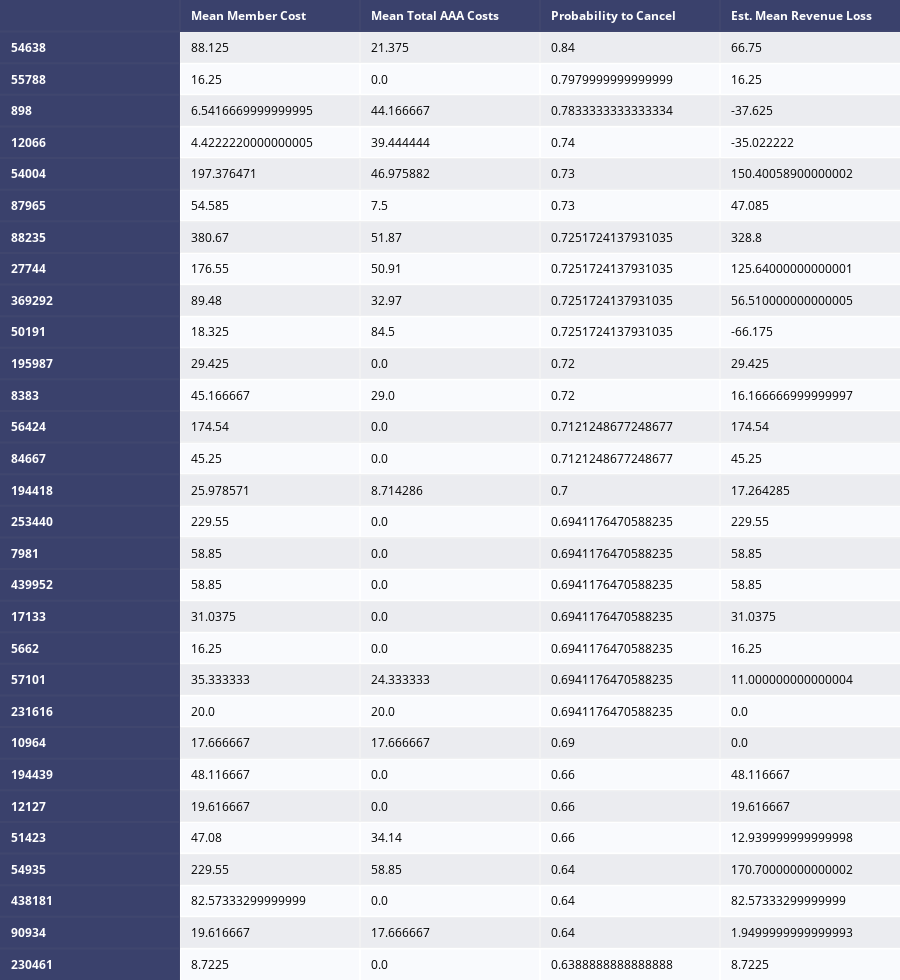

Write notebook code for a chart like this one.
### Code cell
top_members.rename(columns={"mean_total_member_cost": "Mean Member Cost", 'mean_total_cost':'Mean Total AAA Costs', 
                            'will_cancel_prob': "Probability to Cancel", 'mean_estimated_revenue': 'Est. Mean Revenue Loss'
                           },inplace=True)
top_members.drop(columns=['membership_id', 'member_status'], inplace=True)
fig = ff.create_table(top_members, height_constant=30, index=True)
fig.write_image('./model_pics/cancel/'+'aaa_cancel_top_member_to_cancel.png')
py.iplot(fig)

### Figure 1 — Plotly figure (JSON) as saved in the notebook; plotly's stock layout.template omitted (floating-point values rounded to 4 significant figures; data arrays with more than 128 entries replaced by an {"elided": "..."} marker saying what was removed)
{"data": [{"colorscale": [[0, "#00083e"], [0.5, "#ededee"], [1, "#ffffff"]], "hoverinfo": "none", "opacity": 0.75, "showscale": false, "type": "heatmap", "z": {"elided": "31x5 float values"}}], "layout": {"annotations": [{"align": "left", "font": {"color": "#ffffff"}, "showarrow": false, "text": "<b></b>", "x": -0.45, "xanchor": "left", "xref": "x", "y": 0, "yref": "y"}, {"align": "left", "font": {"color": "#ffffff"}, "showarrow": false, "text": "<b>Mean Member Cost</b>", "x": 0.55, "xanchor": "left", "xref": "x", "y": 0, "yref": "y"}, {"align": "left", "font": {"color": "#ffffff"}, "showarrow": false, "text": "<b>Mean Total AAA Costs</b>", "x": 1.55, "xanchor": "left", "xref": "x", "y": 0, "yref": "y"}, {"align": "left", "font": {"color": "#ffffff"}, "showarrow": false, "text": "<b>Probability to Cancel</b>", "x": 2.55, "xanchor": "left", "xref": "x", "y": 0, "yref": "y"}, {"align": "left", "font": {"color": "#ffffff"}, "showarrow": false, "text": "<b>Est. Mean Revenue Loss</b>", "x": 3.55, "xanchor": "left", "xref": "x", "y": 0, "yref": "y"}, {"align": "left", "font": {"color": "#ffffff"}, "showarrow": false, "text": "<b>54638</b>", "x": -0.45, "xanchor": "left", "xref": "x", "y": 1, "yref": "y"}, {"align": "left", "font": {"color": "#000000"}, "showarrow": false, "text": "88.125", "x": 0.55, "xanchor": "left", "xref": "x", "y": 1, "yref": "y"}, {"align": "left", "font": {"color": "#000000"}, "showarrow": false, "text": "21.375", "x": 1.55, "xanchor": "left", "xref": "x", "y": 1, "yref": "y"}, {"align": "left", "font": {"color": "#000000"}, "showarrow": false, "text": "0.84", "x": 2.55, "xanchor": "left", "xref": "x", "y": 1, "yref": "y"}, {"align": "left", "font": {"color": "#000000"}, "showarrow": false, "text": "66.75", "x": 3.55, "xanchor": "left", "xref": "x", "y": 1, "yref": "y"}, {"align": "left", "font": {"color": "#ffffff"}, "showarrow": false, "text": "<b>55788</b>", "x": -0.45, "xanchor": "left", "xref": "x", "y": 2, "yref": "y"}, {"align": "left", "font": {"color": "#000000"}, "showarrow": false, "text": "16.25", "x": 0.55, "xanchor": "left", "xref": "x", "y": 2, "yref": "y"}, {"align": "left", "font": {"color": "#000000"}, "showarrow": false, "text": "0.0", "x": 1.55, "xanchor": "left", "xref": "x", "y": 2, "yref": "y"}, {"align": "left", "font": {"color": "#000000"}, "showarrow": false, "text": "0.7979999999999999", "x": 2.55, "xanchor": "left", "xref": "x", "y": 2, "yref": "y"}, {"align": "left", "font": {"color": "#000000"}, "showarrow": false, "text": "16.25", "x": 3.55, "xanchor": "left", "xref": "x", "y": 2, "yref": "y"}, {"align": "left", "font": {"color": "#ffffff"}, "showarrow": false, "text": "<b>898</b>", "x": -0.45, "xanchor": "left", "xref": "x", "y": 3, "yref": "y"}, {"align": "left", "font": {"color": "#000000"}, "showarrow": false, "text": "6.5416669999999995", "x": 0.55, "xanchor": "left", "xref": "x", "y": 3, "yref": "y"}, {"align": "left", "font": {"color": "#000000"}, "showarrow": false, "text": "44.166667", "x": 1.55, "xanchor": "left", "xref": "x", "y": 3, "yref": "y"}, {"align": "left", "font": {"color": "#000000"}, "showarrow": false, "text": "0.7833333333333334", "x": 2.55, "xanchor": "left", "xref": "x", "y": 3, "yref": "y"}, {"align": "left", "font": {"color": "#000000"}, "showarrow": false, "text": "-37.625", "x": 3.55, "xanchor": "left", "xref": "x", "y": 3, "yref": "y"}, {"align": "left", "font": {"color": "#ffffff"}, "showarrow": false, "text": "<b>12066</b>", "x": -0.45, "xanchor": "left", "xref": "x", "y": 4, "yref": "y"}, {"align": "left", "font": {"color": "#000000"}, "showarrow": false, "text": "4.4222220000000005", "x": 0.55, "xanchor": "left", "xref": "x", "y": 4, "yref": "y"}, {"align": "left", "font": {"color": "#000000"}, "showarrow": false, "text": "39.444444", "x": 1.55, "xanchor": "left", "xref": "x", "y": 4, "yref": "y"}, {"align": "left", "font": {"color": "#000000"}, "showarrow": false, "text": "0.74", "x": 2.55, "xanchor": "left", "xref": "x", "y": 4, "yref": "y"}, {"align": "left", "font": {"color": "#000000"}, "showarrow": false, "text": "-35.022222", "x": 3.55, "xanchor": "left", "xref": "x", "y": 4, "yref": "y"}, {"align": "left", "font": {"color": "#ffffff"}, "showarrow": false, "text": "<b>54004</b>", "x": -0.45, "xanchor": "left", "xref": "x", "y": 5, "yref": "y"}, {"align": "left", "font": {"color": "#000000"}, "showarrow": false, "text": "197.376471", "x": 0.55, "xanchor": "left", "xref": "x", "y": 5, "yref": "y"}, {"align": "left", "font": {"color": "#000000"}, "showarrow": false, "text": "46.975882", "x": 1.55, "xanchor": "left", "xref": "x", "y": 5, "yref": "y"}, {"align": "left", "font": {"color": "#000000"}, "showarrow": false, "text": "0.73", "x": 2.55, "xanchor": "left", "xref": "x", "y": 5, "yref": "y"}, {"align": "left", "font": {"color": "#000000"}, "showarrow": false, "text": "150.40058900000002", "x": 3.55, "xanchor": "left", "xref": "x", "y": 5, "yref": "y"}, {"align": "left", "font": {"color": "#ffffff"}, "showarrow": false, "text": "<b>87965</b>", "x": -0.45, "xanchor": "left", "xref": "x", "y": 6, "yref": "y"}, {"align": "left", "font": {"color": "#000000"}, "showarrow": false, "text": "54.585", "x": 0.55, "xanchor": "left", "xref": "x", "y": 6, "yref": "y"}, {"align": "left", "font": {"color": "#000000"}, "showarrow": false, "text": "7.5", "x": 1.55, "xanchor": "left", "xref": "x", "y": 6, "yref": "y"}, {"align": "left", "font": {"color": "#000000"}, "showarrow": false, "text": "0.73", "x": 2.55, "xanchor": "left", "xref": "x", "y": 6, "yref": "y"}, {"align": "left", "font": {"color": "#000000"}, "showarrow": false, "text": "47.085", "x": 3.55, "xanchor": "left", "xref": "x", "y": 6, "yref": "y"}, {"align": "left", "font": {"color": "#ffffff"}, "showarrow": false, "text": "<b>88235</b>", "x": -0.45, "xanchor": "left", "xref": "x", "y": 7, "yref": "y"}, {"align": "left", "font": {"color": "#000000"}, "showarrow": false, "text": "380.67", "x": 0.55, "xanchor": "left", "xref": "x", "y": 7, "yref": "y"}, {"align": "left", "font": {"color": "#000000"}, "showarrow": false, "text": "51.87", "x": 1.55, "xanchor": "left", "xref": "x", "y": 7, "yref": "y"}, {"align": "left", "font": {"color": "#000000"}, "showarrow": false, "text": "0.7251724137931035", "x": 2.55, "xanchor": "left", "xref": "x", "y": 7, "yref": "y"}, {"align": "left", "font": {"color": "#000000"}, "showarrow": false, "text": "328.8", "x": 3.55, "xanchor": "left", "xref": "x", "y": 7, "yref": "y"}, {"align": "left", "font": {"color": "#ffffff"}, "showarrow": false, "text": "<b>27744</b>", "x": -0.45, "xanchor": "left", "xref": "x", "y": 8, "yref": "y"}, {"align": "left", "font": {"color": "#000000"}, "showarrow": false, "text": "176.55", "x": 0.55, "xanchor": "left", "xref": "x", "y": 8, "yref": "y"}, {"align": "left", "font": {"color": "#000000"}, "showarrow": false, "text": "50.91", "x": 1.55, "xanchor": "left", "xref": "x", "y": 8, "yref": "y"}, {"align": "left", "font": {"color": "#000000"}, "showarrow": false, "text": "0.7251724137931035", "x": 2.55, "xanchor": "left", "xref": "x", "y": 8, "yref": "y"}, {"align": "left", "font": {"color": "#000000"}, "showarrow": false, "text": "125.64000000000001", "x": 3.55, "xanchor": "left", "xref": "x", "y": 8, "yref": "y"}, {"align": "left", "font": {"color": "#ffffff"}, "showarrow": false, "text": "<b>369292</b>", "x": -0.45, "xanchor": "left", "xref": "x", "y": 9, "yref": "y"}, {"align": "left", "font": {"color": "#000000"}, "showarrow": false, "text": "89.48", "x": 0.55, "xanchor": "left", "xref": "x", "y": 9, "yref": "y"}, {"align": "left", "font": {"color": "#000000"}, "showarrow": false, "text": "32.97", "x": 1.55, "xanchor": "left", "xref": "x", "y": 9, "yref": "y"}, {"align": "left", "font": {"color": "#000000"}, "showarrow": false, "text": "0.7251724137931035", "x": 2.55, "xanchor": "left", "xref": "x", "y": 9, "yref": "y"}, {"align": "left", "font": {"color": "#000000"}, "showarrow": false, "text": "56.510000000000005", "x": 3.55, "xanchor": "left", "xref": "x", "y": 9, "yref": "y"}, {"align": "left", "font": {"color": "#ffffff"}, "showarrow": false, "text": "<b>50191</b>", "x": -0.45, "xanchor": "left", "xref": "x", "y": 10, "yref": "y"}, {"align": "left", "font": {"color": "#000000"}, "showarrow": false, "text": "18.325", "x": 0.55, "xanchor": "left", "xref": "x", "y": 10, "yref": "y"}, {"align": "left", "font": {"color": "#000000"}, "showarrow": false, "text": "84.5", "x": 1.55, "xanchor": "left", "xref": "x", "y": 10, "yref": "y"}, {"align": "left", "font": {"color": "#000000"}, "showarrow": false, "text": "0.7251724137931035", "x": 2.55, "xanchor": "left", "xref": "x", "y": 10, "yref": "y"}, {"align": "left", "font": {"color": "#000000"}, "showarrow": false, "text": "-66.175", "x": 3.55, "xanchor": "left", "xref": "x", "y": 10, "yref": "y"}, {"align": "left", "font": {"color": "#ffffff"}, "showarrow": false, "text": "<b>195987</b>", "x": -0.45, "xanchor": "left", "xref": "x", "y": 11, "yref": "y"}, {"align": "left", "font": {"color": "#000000"}, "showarrow": false, "text": "29.425", "x": 0.55, "xanchor": "left", "xref": "x", "y": 11, "yref": "y"}, {"align": "left", "font": {"color": "#000000"}, "showarrow": false, "text": "0.0", "x": 1.55, "xanchor": "left", "xref": "x", "y": 11, "yref": "y"}, {"align": "left", "font": {"color": "#000000"}, "showarrow": false, "text": "0.72", "x": 2.55, "xanchor": "left", "xref": "x", "y": 11, "yref": "y"}, {"align": "left", "font": {"color": "#000000"}, "showarrow": false, "text": "29.425", "x": 3.55, "xanchor": "left", "xref": "x", "y": 11, "yref": "y"}, {"align": "left", "font": {"color": "#ffffff"}, "showarrow": false, "text": "<b>8383</b>", "x": -0.45, "xanchor": "left", "xref": "x", "y": 12, "yref": "y"}, {"align": "left", "font": {"color": "#000000"}, "showarrow": false, "text": "45.166667", "x": 0.55, "xanchor": "left", "xref": "x", "y": 12, "yref": "y"}, {"align": "left", "font": {"color": "#000000"}, "showarrow": false, "text": "29.0", "x": 1.55, "xanchor": "left", "xref": "x", "y": 12, "yref": "y"}, {"align": "left", "font": {"color": "#000000"}, "showarrow": false, "text": "0.72", "x": 2.55, "xanchor": "left", "xref": "x", "y": 12, "yref": "y"}, {"align": "left", "font": {"color": "#000000"}, "showarrow": false, "text": "16.166666999999997", "x": 3.55, "xanchor": "left", "xref": "x", "y": 12, "yref": "y"}, {"align": "left", "font": {"color": "#ffffff"}, "showarrow": false, "text": "<b>56424</b>", "x": -0.45, "xanchor": "left", "xref": "x", "y": 13, "yref": "y"}, {"align": "left", "font": {"color": "#000000"}, "showarrow": false, "text": "174.54", "x": 0.55, "xanchor": "left", "xref": "x", "y": 13, "yref": "y"}, {"align": "left", "font": {"color": "#000000"}, "showarrow": false, "text": "0.0", "x": 1.55, "xanchor": "left", "xref": "x", "y": 13, "yref": "y"}, {"align": "left", "font": {"color": "#000000"}, "showarrow": false, "text": "0.7121248677248677", "x": 2.55, "xanchor": "left", "xref": "x", "y": 13, "yref": "y"}, {"align": "left", "font": {"color": "#000000"}, "showarrow": false, "text": "174.54", "x": 3.55, "xanchor": "left", "xref": "x", "y": 13, "yref": "y"}, {"align": "left", "font": {"color": "#ffffff"}, "showarrow": false, "text": "<b>84667</b>", "x": -0.45, "xanchor": "left", "xref": "x", "y": 14, "yref": "y"}, {"align": "left", "font": {"color": "#000000"}, "showarrow": false, "text": "45.25", "x": 0.55, "xanchor": "left", "xref": "x", "y": 14, "yref": "y"}, {"align": "left", "font": {"color": "#000000"}, "showarrow": false, "text": "0.0", "x": 1.55, "xanchor": "left", "xref": "x", "y": 14, "yref": "y"}, {"align": "left", "font": {"color": "#000000"}, "showarrow": false, "text": "0.7121248677248677", "x": 2.55, "xanchor": "left", "xref": "x", "y": 14, "yref": "y"}, {"align": "left", "font": {"color": "#000000"}, "showarrow": false, "text": "45.25", "x": 3.55, "xanchor": "left", "xref": "x", "y": 14, "yref": "y"}, {"align": "left", "font": {"color": "#ffffff"}, "showarrow": false, "text": "<b>194418</b>", "x": -0.45, "xanchor": "left", "xref": "x", "y": 15, "yref": "y"}, {"align": "left", "font": {"color": "#000000"}, "showarrow": false, "text": "25.978571", "x": 0.55, "xanchor": "left", "xref": "x", "y": 15, "yref": "y"}, {"align": "left", "font": {"color": "#000000"}, "showarrow": false, "text": "8.714286", "x": 1.55, "xanchor": "left", "xref": "x", "y": 15, "yref": "y"}, {"align": "left", "font": {"color": "#000000"}, "showarrow": false, "text": "0.7", "x": 2.55, "xanchor": "left", "xref": "x", "y": 15, "yref": "y"}, {"align": "left", "font": {"color": "#000000"}, "showarrow": false, "text": "17.264285", "x": 3.55, "xanchor": "left", "xref": "x", "y": 15, "yref": "y"}, {"align": "left", "font": {"color": "#ffffff"}, "showarrow": false, "text": "<b>253440</b>", "x": -0.45, "xanchor": "left", "xref": "x", "y": 16, "yref": "y"}, {"align": "left", "font": {"color": "#000000"}, "showarrow": false, "text": "229.55", "x": 0.55, "xanchor": "left", "xref": "x", "y": 16, "yref": "y"}, {"align": "left", "font": {"color": "#000000"}, "showarrow": false, "text": "0.0", "x": 1.55, "xanchor": "left", "xref": "x", "y": 16, "yref": "y"}, {"align": "left", "font": {"color": "#000000"}, "showarrow": false, "text": "0.6941176470588235", "x": 2.55, "xanchor": "left", "xref": "x", "y": 16, "yref": "y"}, {"align": "left", "font": {"color": "#000000"}, "showarrow": false, "text": "229.55", "x": 3.55, "xanchor": "left", "xref": "x", "y": 16, "yref": "y"}, {"align": "left", "font": {"color": "#ffffff"}, "showarrow": false, "text": "<b>7981</b>", "x": -0.45, "xanchor": "left", "xref": "x", "y": 17, "yref": "y"}, {"align": "left", "font": {"color": "#000000"}, "showarrow": false, "text": "58.85", "x": 0.55, "xanchor": "left", "xref": "x", "y": 17, "yref": "y"}, {"align": "left", "font": {"color": "#000000"}, "showarrow": false, "text": "0.0", "x": 1.55, "xanchor": "left", "xref": "x", "y": 17, "yref": "y"}, {"align": "left", "font": {"color": "#000000"}, "showarrow": false, "text": "0.6941176470588235", "x": 2.55, "xanchor": "left", "xref": "x", "y": 17, "yref": "y"}, {"align": "left", "font": {"color": "#000000"}, "showarrow": false, "text": "58.85", "x": 3.55, "xanchor": "left", "xref": "x", "y": 17, "yref": "y"}, {"align": "left", "font": {"color": "#ffffff"}, "showarrow": false, "text": "<b>439952</b>", "x": -0.45, "xanchor": "left", "xref": "x", "y": 18, "yref": "y"}, {"align": "left", "font": {"color": "#000000"}, "showarrow": false, "text": "58.85", "x": 0.55, "xanchor": "left", "xref": "x", "y": 18, "yref": "y"}, {"align": "left", "font": {"color": "#000000"}, "showarrow": false, "text": "0.0", "x": 1.55, "xanchor": "left", "xref": "x", "y": 18, "yref": "y"}, {"align": "left", "font": {"color": "#000000"}, "showarrow": false, "text": "0.6941176470588235", "x": 2.55, "xanchor": "left", "xref": "x", "y": 18, "yref": "y"}, {"align": "left", "font": {"color": "#000000"}, "showarrow": false, "text": "58.85", "x": 3.55, "xanchor": "left", "xref": "x", "y": 18, "yref": "y"}, {"align": "left", "font": {"color": "#ffffff"}, "showarrow": false, "text": "<b>17133</b>", "x": -0.45, "xanchor": "left", "xref": "x", "y": 19, "yref": "y"}, {"align": "left", "font": {"color": "#000000"}, "showarrow": false, "text": "31.0375", "x": 0.55, "xanchor": "left", "xref": "x", "y": 19, "yref": "y"}, {"align": "left", "font": {"color": "#000000"}, "showarrow": false, "text": "0.0", "x": 1.55, "xanchor": "left", "xref": "x", "y": 19, "yref": "y"}, {"align": "left", "font": {"color": "#000000"}, "showarrow": false, "text": "0.6941176470588235", "x": 2.55, "xanchor": "left", "xref": "x", "y": 19, "yref": "y"}, {"align": "left", "font": {"color": "#000000"}, "showarrow": false, "text": "31.0375", "x": 3.55, "xanchor": "left", "xref": "x", "y": 19, "yref": "y"}, {"align": "left", "font": {"color": "#ffffff"}, "showarrow": false, "text": "<b>5662</b>", "x": -0.45, "xanchor": "left", "xref": "x", "y": 20, "yref": "y"}, {"align": "left", "font": {"color": "#000000"}, "showarrow": false, "text": "16.25", "x": 0.55, "xanchor": "left", "xref": "x", "y": 20, "yref": "y"}, {"align": "left", "font": {"color": "#000000"}, "showarrow": false, "text": "0.0", "x": 1.55, "xanchor": "left", "xref": "x", "y": 20, "yref": "y"}, {"align": "left", "font": {"color": "#000000"}, "showarrow": false, "text": "0.6941176470588235", "x": 2.55, "xanchor": "left", "xref": "x", "y": 20, "yref": "y"}, {"align": "left", "font": {"color": "#000000"}, "showarrow": false, "text": "16.25", "x": 3.55, "xanchor": "left", "xref": "x", "y": 20, "yref": "y"}, {"align": "left", "font": {"color": "#ffffff"}, "showarrow": false, "text": "<b>57101</b>", "x": -0.45, "xanchor": "left", "xref": "x", "y": 21, "yref": "y"}, {"align": "left", "font": {"color": "#000000"}, "showarrow": false, "text": "35.333333", "x": 0.55, "xanchor": "left", "xref": "x", "y": 21, "yref": "y"}, {"align": "left", "font": {"color": "#000000"}, "showarrow": false, "text": "24.333333", "x": 1.55, "xanchor": "left", "xref": "x", "y": 21, "yref": "y"}, {"align": "left", "font": {"color": "#000000"}, "showarrow": false, "text": "0.6941176470588235", "x": 2.55, "xanchor": "left", "xref": "x", "y": 21, "yref": "y"}, {"align": "left", "font": {"color": "#000000"}, "showarrow": false, "text": "11.000000000000004", "x": 3.55, "xanchor": "left", "xref": "x", "y": 21, "yref": "y"}, {"align": "left", "font": {"color": "#ffffff"}, "showarrow": false, "text": "<b>231616</b>", "x": -0.45, "xanchor": "left", "xref": "x", "y": 22, "yref": "y"}, {"align": "left", "font": {"color": "#000000"}, "showarrow": false, "text": "20.0", "x": 0.55, "xanchor": "left", "xref": "x", "y": 22, "yref": "y"}, {"align": "left", "font": {"color": "#000000"}, "showarrow": false, "text": "20.0", "x": 1.55, "xanchor": "left", "xref": "x", "y": 22, "yref": "y"}, {"align": "left", "font": {"color": "#000000"}, "showarrow": false, "text": "0.6941176470588235", "x": 2.55, "xanchor": "left", "xref": "x", "y": 22, "yref": "y"}, {"align": "left", "font": {"color": "#000000"}, "showarrow": false, "text": "0.0", "x": 3.55, "xanchor": "left", "xref": "x", "y": 22, "yref": "y"}, {"align": "left", "font": {"color": "#ffffff"}, "showarrow": false, "text": "<b>10964</b>", "x": -0.45, "xanchor": "left", "xref": "x", "y": 23, "yref": "y"}, {"align": "left", "font": {"color": "#000000"}, "showarrow": false, "text": "17.666667", "x": 0.55, "xanchor": "left", "xref": "x", "y": 23, "yref": "y"}, {"align": "left", "font": {"color": "#000000"}, "showarrow": false, "text": "17.666667", "x": 1.55, "xanchor": "left", "xref": "x", "y": 23, "yref": "y"}, {"align": "left", "font": {"color": "#000000"}, "showarrow": false, "text": "0.69", "x": 2.55, "xanchor": "left", "xref": "x", "y": 23, "yref": "y"}, {"align": "left", "font": {"color": "#000000"}, "showarrow": false, "text": "0.0", "x": 3.55, "xanchor": "left", "xref": "x", "y": 23, "yref": "y"}, {"align": "left", "font": {"color": "#ffffff"}, "showarrow": false, "text": "<b>194439</b>", "x": -0.45, "xanchor": "left", "xref": "x", "y": 24, "yref": "y"}, {"align": "left", "font": {"color": "#000000"}, "showarrow": false, "text": "48.116667", "x": 0.55, "xanchor": "left", "xref": "x", "y": 24, "yref": "y"}, {"align": "left", "font": {"color": "#000000"}, "showarrow": false, "text": "0.0", "x": 1.55, "xanchor": "left", "xref": "x", "y": 24, "yref": "y"}, {"align": "left", "font": {"color": "#000000"}, "showarrow": false, "text": "0.66", "x": 2.55, "xanchor": "left", "xref": "x", "y": 24, "yref": "y"}, {"align": "left", "font": {"color": "#000000"}, "showarrow": false, "text": "48.116667", "x": 3.55, "xanchor": "left", "xref": "x", "y": 24, "yref": "y"}, {"align": "left", "font": {"color": "#ffffff"}, "showarrow": false, "text": "<b>12127</b>", "x": -0.45, "xanchor": "left", "xref": "x", "y": 25, "yref": "y"}, {"align": "left", "font": {"color": "#000000"}, "showarrow": false, "text": "19.616667", "x": 0.55, "xanchor": "left", "xref": "x", "y": 25, "yref": "y"}, {"align": "left", "font": {"color": "#000000"}, "showarrow": false, "text": "0.0", "x": 1.55, "xanchor": "left", "xref": "x", "y": 25, "yref": "y"}, {"align": "left", "font": {"color": "#000000"}, "showarrow": false, "text": "0.66", "x": 2.55, "xanchor": "left", "xref": "x", "y": 25, "yref": "y"}, {"align": "left", "font": {"color": "#000000"}, "showarrow": false, "text": "19.616667", "x": 3.55, "xanchor": "left", "xref": "x", "y": 25, "yref": "y"}, {"align": "left", "font": {"color": "#ffffff"}, "showarrow": false, "text": "<b>51423</b>", "x": -0.45, "xanchor": "left", "xref": "x", "y": 26, "yref": "y"}, {"align": "left", "font": {"color": "#000000"}, "showarrow": false, "text": "47.08", "x": 0.55, "xanchor": "left", "xref": "x", "y": 26, "yref": "y"}, {"align": "left", "font": {"color": "#000000"}, "showarrow": false, "text": "34.14", "x": 1.55, "xanchor": "left", "xref": "x", "y": 26, "yref": "y"}, {"align": "left", "font": {"color": "#000000"}, "showarrow": false, "text": "0.66", "x": 2.55, "xanchor": "left", "xref": "x", "y": 26, "yref": "y"}, {"align": "left", "font": {"color": "#000000"}, "showarrow": false, "text": "12.939999999999998", "x": 3.55, "xanchor": "left", "xref": "x", "y": 26, "yref": "y"}, {"align": "left", "font": {"color": "#ffffff"}, "showarrow": false, "text": "<b>54935</b>", "x": -0.45, "xanchor": "left", "xref": "x", "y": 27, "yref": "y"}, {"align": "left", "font": {"color": "#000000"}, "showarrow": false, "text": "229.55", "x": 0.55, "xanchor": "left", "xref": "x", "y": 27, "yref": "y"}, {"align": "left", "font": {"color": "#000000"}, "showarrow": false, "text": "58.85", "x": 1.55, "xanchor": "left", "xref": "x", "y": 27, "yref": "y"}, {"align": "left", "font": {"color": "#000000"}, "showarrow": false, "text": "0.64", "x": 2.55, "xanchor": "left", "xref": "x", "y": 27, "yref": "y"}, {"align": "left", "font": {"color": "#000000"}, "showarrow": false, "text": "170.70000000000002", "x": 3.55, "xanchor": "left", "xref": "x", "y": 27, "yref": "y"}, {"align": "left", "font": {"color": "#ffffff"}, "showarrow": false, "text": "<b>438181</b>", "x": -0.45, "xanchor": "left", "xref": "x", "y": 28, "yref": "y"}, {"align": "left", "font": {"color": "#000000"}, "showarrow": false, "text": "82.57333299999999", "x": 0.55, "xanchor": "left", "xref": "x", "y": 28, "yref": "y"}, {"align": "left", "font": {"color": "#000000"}, "showarrow": false, "text": "0.0", "x": 1.55, "xanchor": "left", "xref": "x", "y": 28, "yref": "y"}, {"align": "left", "font": {"color": "#000000"}, "showarrow": false, "text": "0.64", "x": 2.55, "xanchor": "left", "xref": "x", "y": 28, "yref": "y"}, {"align": "left", "font": {"color": "#000000"}, "showarrow": false, "text": "82.57333299999999", "x": 3.55, "xanchor": "left", "xref": "x", "y": 28, "yref": "y"}, {"align": "left", "font": {"color": "#ffffff"}, "showarrow": false, "text": "<b>90934</b>", "x": -0.45, "xanchor": "left", "xref": "x", "y": 29, "yref": "y"}, {"align": "left", "font": {"color": "#000000"}, "showarrow": false, "text": "19.616667", "x": 0.55, "xanchor": "left", "xref": "x", "y": 29, "yref": "y"}, {"align": "left", "font": {"color": "#000000"}, "showarrow": false, "text": "17.666667", "x": 1.55, "xanchor": "left", "xref": "x", "y": 29, "yref": "y"}, {"align": "left", "font": {"color": "#000000"}, "showarrow": false, "text": "0.64", "x": 2.55, "xanchor": "left", "xref": "x", "y": 29, "yref": "y"}, {"align": "left", "font": {"color": "#000000"}, "showarrow": false, "text": "1.9499999999999993", "x": 3.55, "xanchor": "left", "xref": "x", "y": 29, "yref": "y"}, {"align": "left", "font": {"color": "#ffffff"}, "showarrow": false, "text": "<b>230461</b>", "x": -0.45, "xanchor": "left", "xref": "x", "y": 30, "yref": "y"}, {"align": "left", "font": {"color": "#000000"}, "showarrow": false, "text": "8.7225", "x": 0.55, "xanchor": "left", "xref": "x", "y": 30, "yref": "y"}, {"align": "left", "font": {"color": "#000000"}, "showarrow": false, "text": "0.0", "x": 1.55, "xanchor": "left", "xref": "x", "y": 30, "yref": "y"}, {"align": "left", "font": {"color": "#000000"}, "showarrow": false, "text": "0.6388888888888888", "x": 2.55, "xanchor": "left", "xref": "x", "y": 30, "yref": "y"}, {"align": "left", "font": {"color": "#000000"}, "showarrow": false, "text": "8.7225", "x": 3.55, "xanchor": "left", "xref": "x", "y": 30, "yref": "y"}], "height": 980, "margin": {"b": 0, "l": 0, "r": 0, "t": 0}, "xaxis": {"dtick": 1, "gridwidth": 2, "showticklabels": false, "tick0": -0.5, "ticks": "", "zeroline": false}, "yaxis": {"autorange": "reversed", "dtick": 1, "gridwidth": 2, "showticklabels": false, "tick0": 0.5, "ticks": "", "zeroline": false}}}
